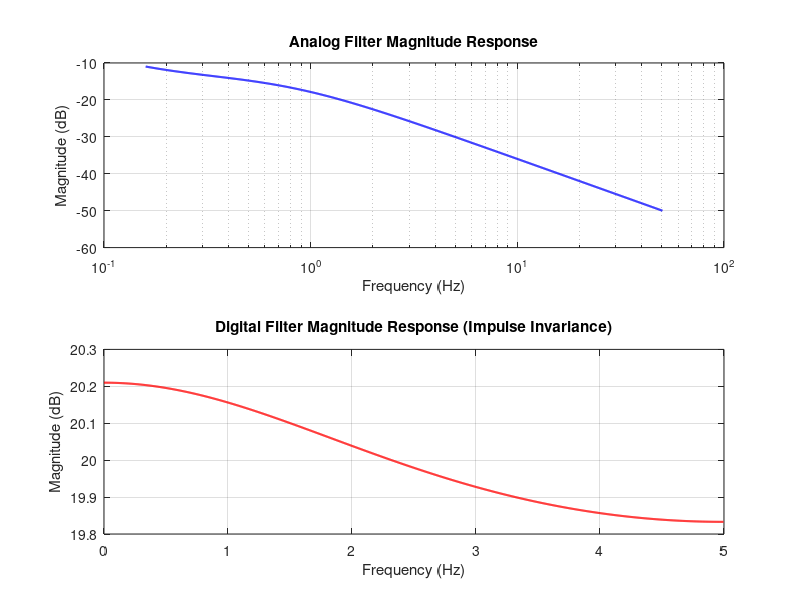

Write MATLAB code to recreate this figure.
% Sampling period
T = 0.1;

% Define analog transfer function H(s) = (s + 1)/(s^2 + 5s + 1)
num_s = [1 1];
den_s = [1 5 1];

% Impulse invariance transformation: returns digital filter coefficients
[num_z, den_z] = impinvar(num_s, den_s, T);

% Frequency response of analog filter
w = logspace(0, 2.5, 1000);  % Frequency vector (rad/s)
h_s = freqs(num_s, den_s, w);

% Frequency response of digital filter
[h_z, w_z] = freqz(num_z, den_z, 1024);

% Convert digital frequency to Hz
f_z = w_z / (2*pi*T);

% Plot magnitude responses
figure;

subplot(2,1,1);
semilogx(w/(2*pi), 20*log10(abs(h_s)), 'b', 'LineWidth', 1.5);
title('Analog Filter Magnitude Response');
xlabel('Frequency (Hz)');
ylabel('Magnitude (dB)');
grid on;

subplot(2,1,2);
plot(f_z, 20*log10(abs(h_z)), 'r', 'LineWidth', 1.5);
title('Digital Filter Magnitude Response (Impulse Invariance)');
xlabel('Frequency (Hz)');
ylabel('Magnitude (dB)');
grid on;
